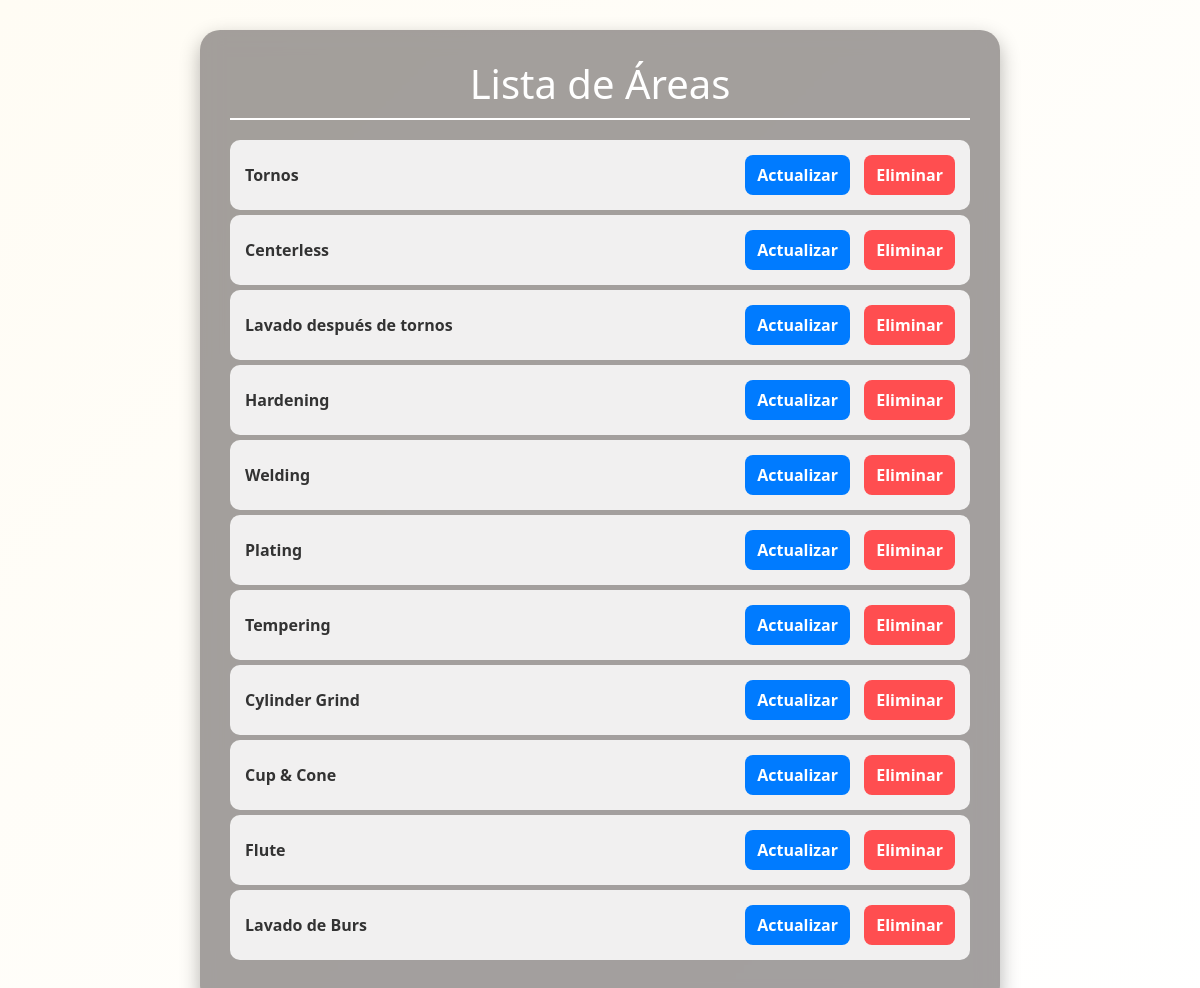
Before: /mantenimiento/areas-list/ with the older database file.
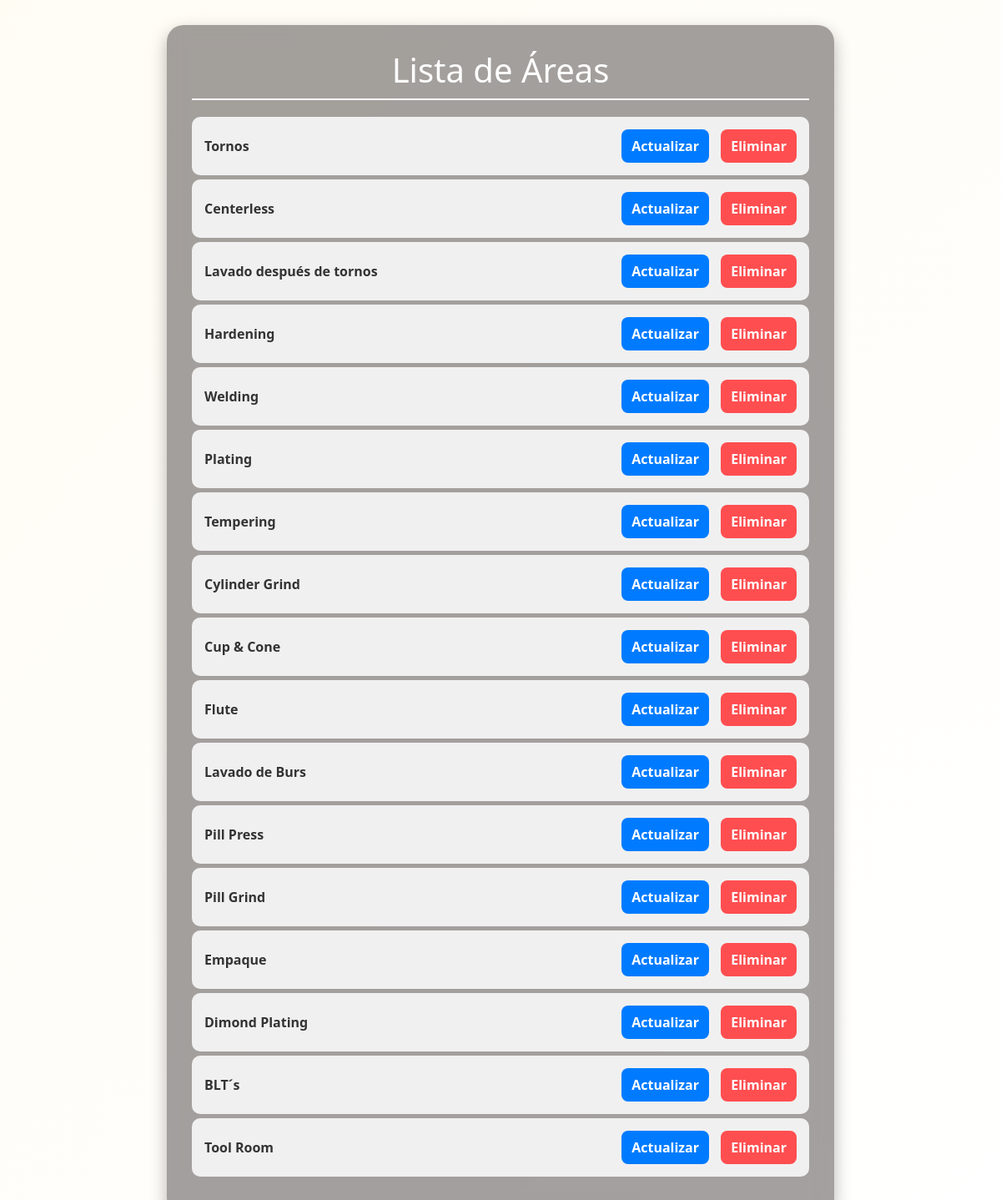
After: the same page with the newer database file.
### mantenimiento/models.py (models this page shows, shortened)
class Area(models.Model):
    nombreArea = models.CharField(max_length=100)

### mantenimiento/views.py (the view)
# urls.py: path('areas-list/', views.AreasList.as_view(), name='areasList'),
class AreasList(ListView):
    model = Area
    template_name = 'areas_list.html'
    context_object_name = 'areas'

### mantenimiento/templates/areas_list.html (shortened to what this page needs)
<!DOCTYPE html>
<html lang="es">
<head>
    <link rel="stylesheet" href="https://cdn.jsdelivr.net/npm/bootstrap@5.3.0/dist/css/bootstrap.min.css">
</head>
<body>
    <div class="container">
        <h1>Lista de Áreas</h1>
        {% if areas %}
            <ul>
                {% for area in areas %}
                    <li>
                        {{ area.nombreArea }}
                        <div>
                            <a href="{% url 'editArea' area.id %}" class="btn btn-update">Actualizar</a>
                            <a href="{% url 'area_delete' area.id %}" class="btn btn-delete">Eliminar</a>
                        </div>
                    </li>
                {% endfor %}
            </ul>
        {% else %}
            <p>No hay áreas registradas.</p>
        {% endif %}
    </div>
</body>
</html>

Changed rows visible on the page:
added Area: nombreArea "Pill Press"
added Area: nombreArea "Pill Grind"
added Area: nombreArea "Empaque"
added Area: nombreArea "Dimond Plating"
added Area: nombreArea "BLT´s"
added Area: nombreArea "Tool Room"
